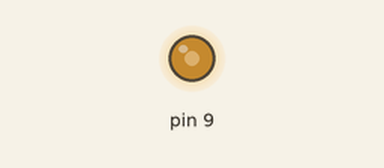
Simulated run of this sketch. Board: Arduino Uno, built with avr-gcc and run on an emulated ATmega328P. Parts: output pins drawn as LEDs (lit = HIGH).

Above: at 0.05 s.
At 14.05 s:
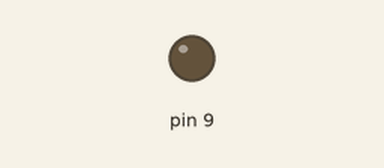
Timing chart, 0 to 18.3 s (numbered marks = the images above):
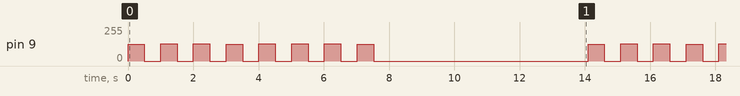

Measured:
- by itself, pin 9: repeats every 14.1 s: 2 × (0/255 0.50 s, 128/255 0.50 s), 0/255 0.50 s, 127/255 0.50 s, 3 × (0/255 0.50 s, 128/255 0.50 s), 0/255 0.50 s, 127/255 0.50 s, 0/255 6.6 s, 127/255 0.50 s

The sketch:

proj9_PWM_1.ino
```cpp
#include <avr/io.h>
#include <util/delay.h>
#include <string.h>
#include <stdio.h>

void PWM_init()
{
  //Tryp pracy - Fast PWM (TOP=ICR1)
  TCCR1A |= (1<<WGM11);
  TCCR1B |= (1<<WGM12);
  TCCR1B |= (1<<WGM13);

  //Prescaler 1
  TCCR1B |= (1<<CS10);

  // Ustawienie wartości ICR1 dla pełnego zakresu
  ICR1 = 0xFFFF;
}

void play(uint16_t frequency, uint16_t duration)
{
  //TOP
  ICR1 = 16000000/(1*frequency) - 1;

  //Compare output mode - włączenie sygnału PWM
  TCCR1A |= (1<<COM1A1);

  //wypełnienie 50%
  OCR1A = ICR1/2;

  _delay_ms(duration);

  //Compare output mode - wyłączenie sygnału PWM
  TCCR1A &= ~(1<<COM1A1);
}


int main()
{
  //Buzzer
  DDRB |= (1<<PB1);

  PWM_init();

  while(1)
  {
    play(2093,500);
    _delay_ms(500);

    play(2349,500);
    _delay_ms(500);

    play(2637,500);
    _delay_ms(500);

    play(2793,500);
    _delay_ms(500);

    play(3135,500);
    _delay_ms(500);

    play(3520,500);
    _delay_ms(500);

     play(3951,500);
    _delay_ms(500);

     play(4186,500);
    _delay_ms(10000);

  }

  return 0;
}
```
